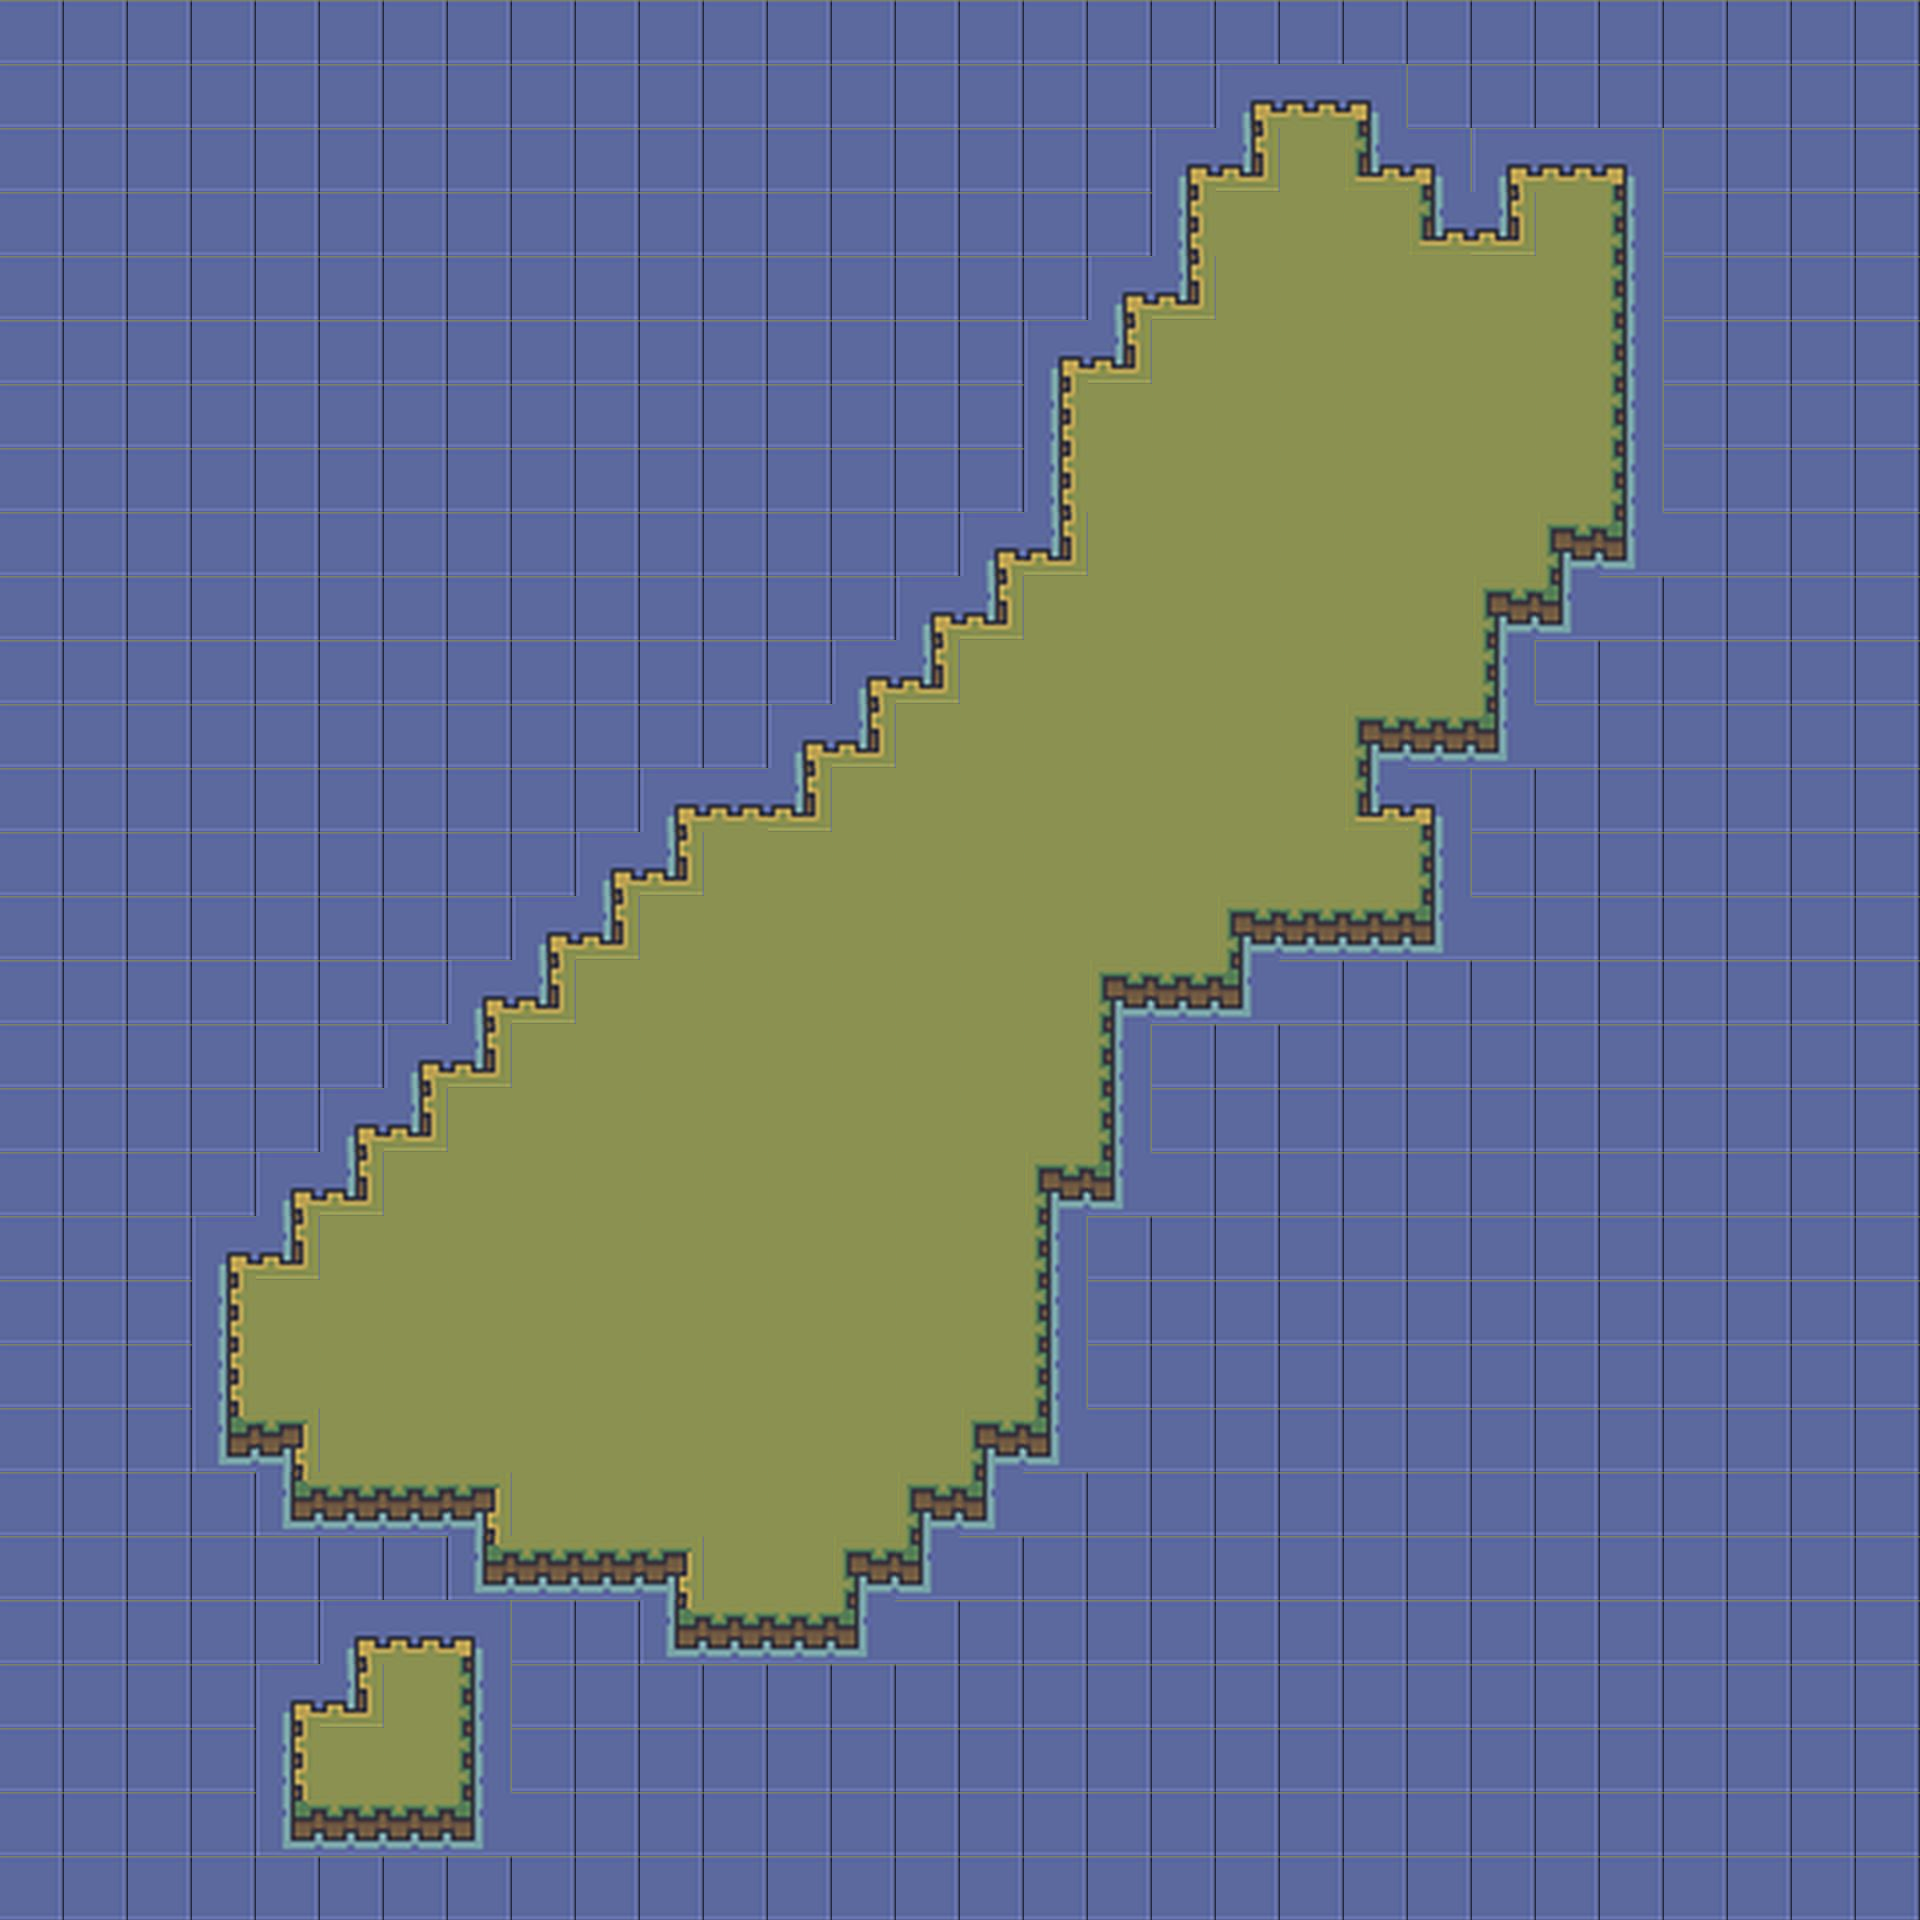

Tiled map render using the project's own tile images. Description and the whole map definition, tile-layer contents included, below:
An orthogonal 30x30 tile map with 64x64 px tiles, 1 tile layer (Tile Layer 1).

<map version="1.10" tiledversion="1.11.2" orientation="orthogonal" renderorder="right-down" width="30" height="30" tilewidth="64" tileheight="64" infinite="0" nextlayerid="2" nextobjectid="1">
 <tileset firstgid="1" source="forestTileset.tsx" />
 <layer id="1" name="Tile Layer 1" width="30" height="30">
  <data encoding="csv">
159,159,159,159,159,159,159,159,159,159,159,159,159,159,159,159,159,159,159,159,159,159,159,159,159,159,159,159,159,159,
159,159,159,159,159,159,159,159,159,159,159,159,159,159,159,159,159,159,159,112,113,114,159,159,159,159,159,159,159,159,
159,159,159,159,159,159,159,159,159,159,159,159,159,159,159,159,159,159,112,138,135,137,114,112,113,114,159,159,159,159,
159,159,159,159,159,159,159,159,159,159,159,159,159,159,159,159,159,159,134,135,135,135,137,138,135,136,159,159,159,159,
159,159,159,159,159,159,159,159,159,159,159,159,159,159,159,159,159,112,138,135,135,135,135,135,135,136,159,159,159,159,
159,159,159,159,159,159,159,159,159,159,159,159,159,159,159,159,112,138,135,135,135,135,135,135,135,136,159,159,159,159,
159,159,159,159,159,159,159,159,159,159,159,159,159,159,159,159,134,135,135,135,135,135,135,135,135,136,159,159,159,159,
159,159,159,159,159,159,159,159,159,159,159,159,159,159,159,159,134,135,135,135,135,135,135,135,135,136,159,159,159,159,
159,159,159,159,159,159,159,159,159,159,159,159,159,159,159,112,138,135,135,135,135,135,135,135,115,158,159,159,159,159,
159,159,159,159,159,159,159,159,159,159,159,159,159,159,112,138,135,135,135,135,135,135,135,115,158,159,159,159,159,159,
159,159,159,159,159,159,159,159,159,159,159,159,159,112,138,135,135,135,135,135,135,135,135,136,159,159,159,159,159,159,
159,159,159,159,159,159,159,159,159,159,159,159,112,138,135,135,135,135,135,135,135,115,157,158,159,159,159,159,159,159,
159,159,159,159,159,159,159,159,159,159,112,113,138,135,135,135,135,135,135,135,135,137,114,159,159,159,159,159,159,159,
159,159,159,159,159,159,159,159,159,112,138,135,135,135,135,135,135,135,135,135,135,135,136,159,159,159,159,159,159,159,
159,159,159,159,159,159,159,159,112,138,135,135,135,135,135,135,135,135,135,115,157,157,158,159,159,159,159,159,159,159,
159,159,159,159,159,159,159,112,138,135,135,135,135,135,135,135,135,115,157,158,159,159,159,159,159,159,159,159,159,159,
159,159,159,159,159,159,112,138,135,135,135,135,135,135,135,135,135,136,159,159,159,159,159,159,159,159,159,159,159,159,
159,159,159,159,159,112,138,135,135,135,135,135,135,135,135,135,135,136,159,159,159,159,159,159,159,159,159,159,159,159,
159,159,159,159,112,138,135,135,135,135,135,135,135,135,135,135,115,158,159,159,159,159,159,159,159,159,159,159,159,159,
159,159,159,112,138,135,135,135,135,135,135,135,135,135,135,135,136,159,159,159,159,159,159,159,159,159,159,159,159,159,
159,159,159,134,135,135,135,135,135,135,135,135,135,135,135,135,136,159,159,159,159,159,159,159,159,159,159,159,159,159,
159,159,159,134,135,135,135,135,135,135,135,135,135,135,135,135,136,159,159,159,159,159,159,159,159,159,159,159,159,159,
159,159,159,156,116,135,135,135,135,135,135,135,135,135,135,115,158,159,159,159,159,159,159,159,159,159,159,159,159,159,
159,159,159,159,156,157,157,116,135,135,135,135,135,135,115,158,159,159,159,159,159,159,159,159,159,159,159,159,159,159,
159,159,159,159,159,159,159,156,157,157,116,135,135,115,158,159,159,159,159,159,159,159,159,159,159,159,159,159,159,159,
159,159,159,159,159,112,113,114,159,159,156,157,157,158,159,159,159,159,159,159,159,159,159,159,159,159,159,159,159,159,
159,159,159,159,112,138,135,136,159,159,159,159,159,159,159,159,159,159,159,159,159,159,159,159,159,159,159,159,159,159,
159,159,159,159,134,135,135,136,159,159,159,159,159,159,159,159,159,159,159,159,159,159,159,159,159,159,159,159,159,159,
159,159,159,159,156,157,157,158,159,159,159,159,159,159,159,159,159,159,159,159,159,159,159,159,159,159,159,159,159,159,
159,159,159,159,159,159,159,159,159,159,159,159,159,159,159,159,159,159,159,159,159,159,159,159,159,159,159,159,159,159
</data>
 </layer>
</map>
